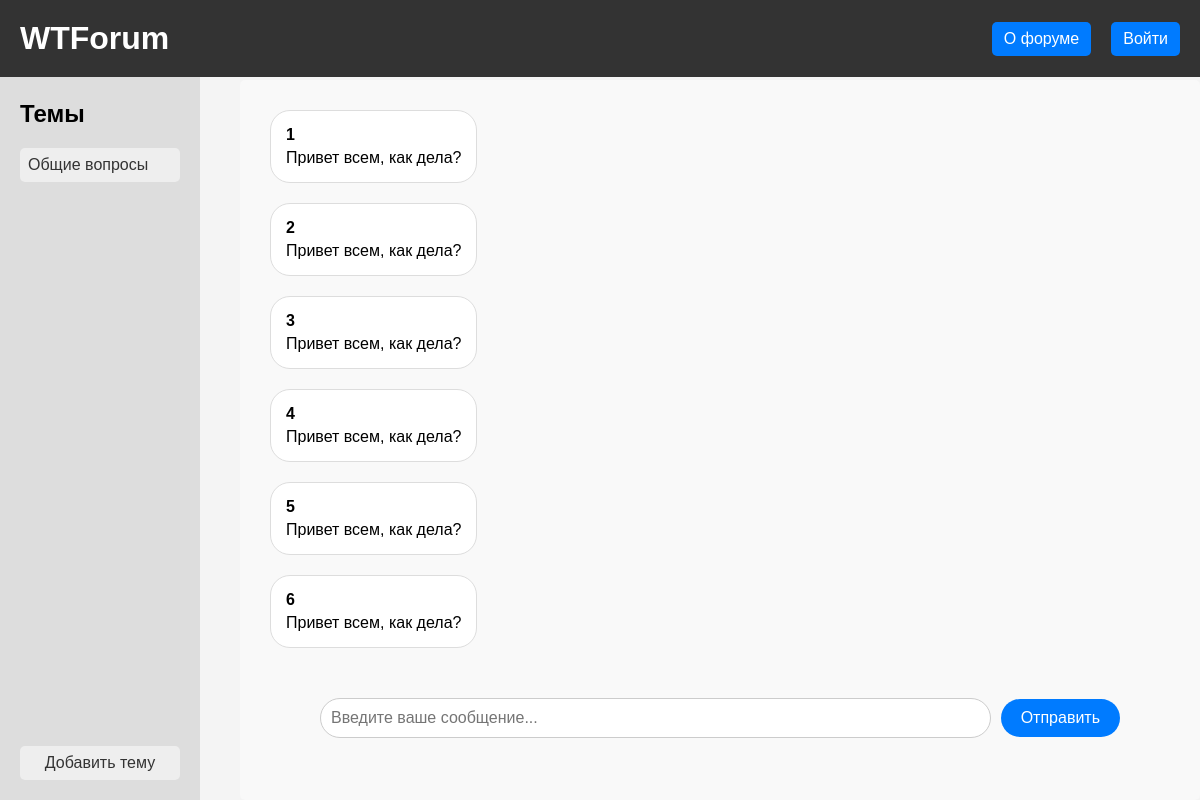
The app's page /topics/obshie-voprosy, older data.
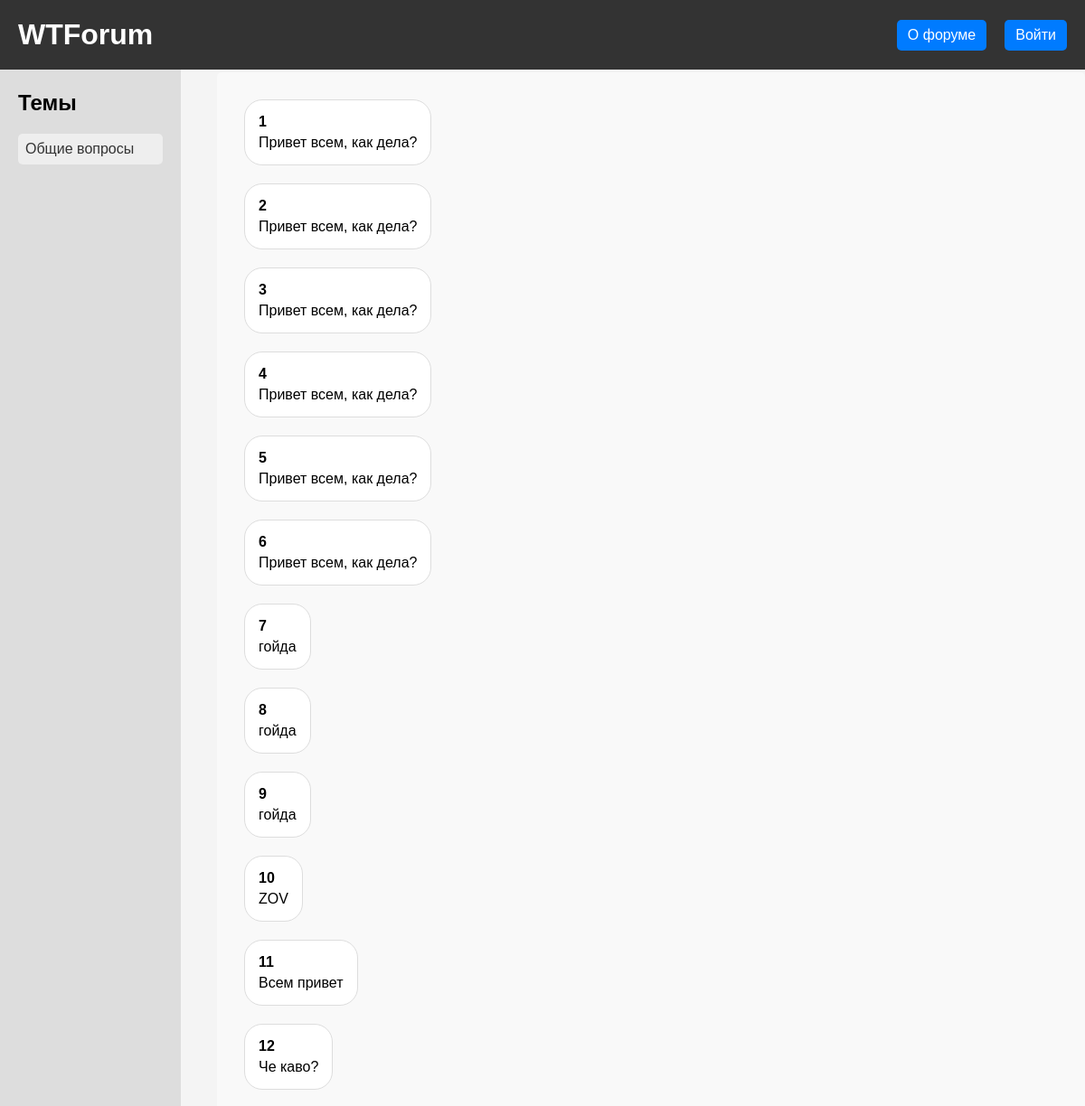
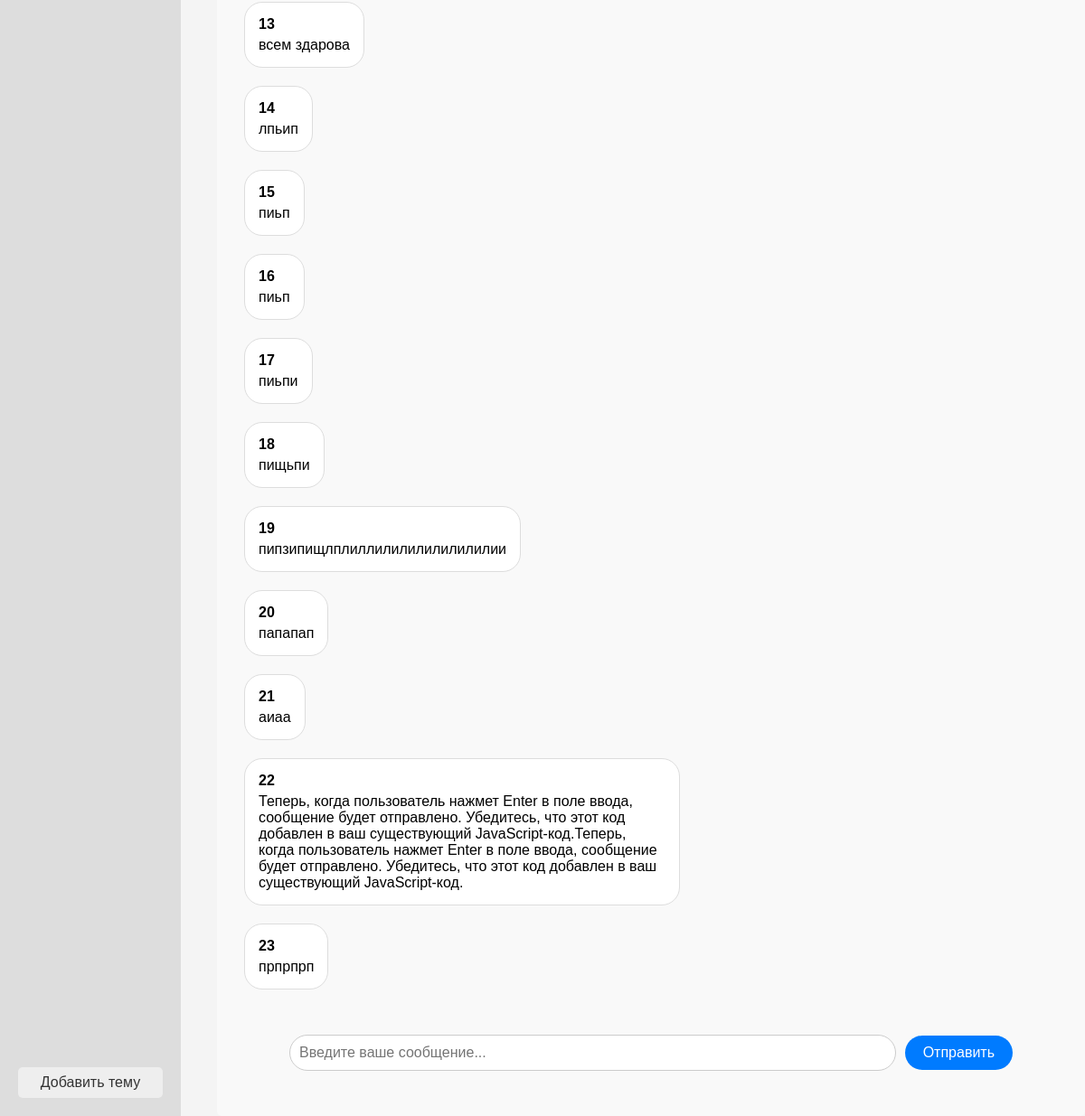
The same page, newer data (2 pictures, top to bottom).
### data/classes.py (models this page shows, shortened)
class Topic(SqlAlchemyBase):
    __tablename__ = 'topics'
    id = sqlalchemy.Column(sqlalchemy.Integer, primary_key=True, autoincrement=True)
    title = sqlalchemy.Column(sqlalchemy.String(255), nullable=False)
    messages = orm.relationship("Message", back_populates="topic")
    description = sqlalchemy.Column(sqlalchemy.String)
    slug = sqlalchemy.Column(sqlalchemy.String(255), nullable=False)

class Message(SqlAlchemyBase):
    __tablename__ = 'messages'
    id = sqlalchemy.Column(sqlalchemy.Integer, primary_key=True ,autoincrement=True)
    content = sqlalchemy.Column(sqlalchemy.Text, nullable=False)
    topic_id = sqlalchemy.Column(sqlalchemy.Integer, sqlalchemy.ForeignKey('topics.id'), nullable=False)
    topic = orm.relationship("Topic", back_populates="messages")
    created_at = sqlalchemy.Column(sqlalchemy.DateTime, default=datetime.datetime.now)

### main.py (the view)
@app.route('/topics/<topic_slug>')
def show_topic(topic_slug):
    db_sess = db_session.create_session()
    topics = db_sess.query(Topic).all()
    messages = db_sess.query(Message).join(Topic).filter(Topic.slug == str(topic_slug)).all()
    data = {
        'main_title': 'WTForum. Главная страница',
        'label_account_or_login': 'Войти',
        'topics_list': topics,
        'messages': messages,
        'topic_slug': topic_slug,
    }
    return render_template('show_topic.html', **data)

### database/db_session.py (called while the page is built)
def create_session() -> Session:
    global __factory
    return __factory()

### templates/show_topic.html (shortened to what this page needs)
{% extends "base.html" %}
{% block content %}
<div class="content">
    <div class="messages-container" id="chat">
        {% for item in messages %}
        <div class="message-box">
            <h4>{{ item.id }}</h4>
            <p>{{ item.content }}</p>
        </div>
        {% endfor %}
    </div>
    <div class="message-input-container">
        <input type="text" class="message-input" id="message_input" placeholder="Введите ваше сообщение...">
        <button class="send-button" id="send_button">Отправить</button>
    </div>
</div>
{% endblock %}

### templates/base.html (shortened to what this page needs)
<!DOCTYPE html>
<html>
<head>
    <link rel="stylesheet" href="../static/index.css">
</head>
<body>
<div class="header">
    <h1><a href="/" style="text-decoration: none; color: inherit;">WTForum</a></h1>
    <ul class="header-menu">
        <li><a href="#">О форуме</a></li>
        <li><a href="{{ url_account_or_login }}">{{ label_account_or_login }}</a></li>
    </ul>
</div>
<div class="container">
    <div class="sidebar">
        <h2>Темы</h2>
        <ul>
            {% for item in topics_list %}
            <li><a href="{{ url_for('show_topic', topic_slug=item.slug) }}">{{ item.title }}</a></li>
            {% endfor %}
        </ul>
        <a href="/add_topic" class="add-topic-button">Добавить тему</a>
    </div>
    {% block content %}
    {% endblock %}
</div>
</body>
</html>

### static/index.css (style rules this page uses)
body { font-family: Arial, sans-serif; margin: 0; padding: 0; background-color: #f4f4f4; }
.container { display: flex; min-height: 100vh; }
.header { background-color: #333; color: #fff; padding: 20px; width: 100%; position: fixed; top: 0; left: 0; z-index: 100; display: flex; justify-content: space-between; align-items: center; box-sizing: border-box; }
.header h1 { margin: 0; }
.header-menu { list-style: none; padding: 0; margin: 0; display: flex; }
.header-menu li { margin-left: 20px; }
.header-menu a { color: white; text-decoration: none; background-color: #007bff; padding: 8px 12px; border-radius: 5px; display: inline-block; }
.sidebar { width: 200px; background-color: #ddd; padding: 20px; position: fixed; top: 60px; left: 0; height: calc(100vh - 60px); overflow-y: auto; display: flex; flex-direction: column; box-sizing: border-box; }
.sidebar ul { list-style: none; padding: 0; margin: 0; flex: 1; }
.sidebar li { margin-bottom: 10px; }
.sidebar a { display: block; padding: 8px; background-color: #eee; color: #333; text-decoration: none; border-radius: 5px; }
.add-topic-button { display: block; padding: 10px 15px; background-color: #007bff; color: white; text-decoration: none; border-radius: 5px; text-align: center; box-sizing: border-box; }
.content { flex: 1; padding: 20px; margin-left: 240px; margin-top: 80px; }
.content { flex: 3; padding: 20px; background-color: #f9f9f9; border-radius: 5px; }
.messages-container { flex: 1; overflow-y: auto; display: flex; flex-direction: column; align-items: flex-start; padding: 10px; }
.message-input-container { display: flex; align-items: center; width: 100%; max-width: 800px; margin: 20px auto 0 auto; }
.message-input { flex-grow: 1; padding: 10px; border: 1px solid #ccc; border-radius: 20px; font-size: 16px; outline: none; box-sizing: border-box; }
.send-button { background-color: #007bff; color: white; border: none; padding: 10px 20px; border-radius: 20px; font-size: 16px; cursor: pointer; margin-left: 10px; outline: none; transition: background-color 0.3s ease; }
.messages-container { flex: 1; overflow-y: auto; display: flex; flex-direction: column; align-items: flex-start; max-height: calc(100vh - 230px); }
.message-box { background-color: #fff; border: 1px solid #ddd; margin-bottom: 20px; padding: 15px; border-radius: 20px; word-wrap: break-word; max-width: 50%; align-self: flex-start; }
.message-box h4 { margin-top: 0; margin-bottom: 5px; }
.message-box p { margin: 0; }

Row changes from the older to the newer data that the page shows:
added Message: id "7", content "гойда"
added Message: id "8", content "гойда"
added Message: id "9", content "гойда"
added Message: id "10", content "ZOV"
added Message: id "11", content "Всем привет"
added Message: id "12", content "Че каво?"
added Message: id "13", content "всем здарова"
added Message: id "14", content "лпьип"
added Message: id "15", content "пиьп"
added Message: id "16", content "пиьп"
added Message: id "17", content "пиьпи"
added Message: id "18", content "пищьпи"
added Message: id "19", content "пипзипищлплиллилилилилилилилии"
added Message: id "20", content "папапап"
added Message: id "21", content "аиаа"
added Message: id "22", content "Теперь, когда пользователь нажмет Enter в поле ввода, сообщение будет отправлено. Убедитесь, что этот код добавлен в ваш существующий JavaScript-код.Теперь, когда пользователь нажмет Enter в поле ввода, сообщение будет отправлено. Убедитесь, что этот код добавлен в ваш существующий JavaScript-код."
added Message: id "23", content "прпрпрп"
